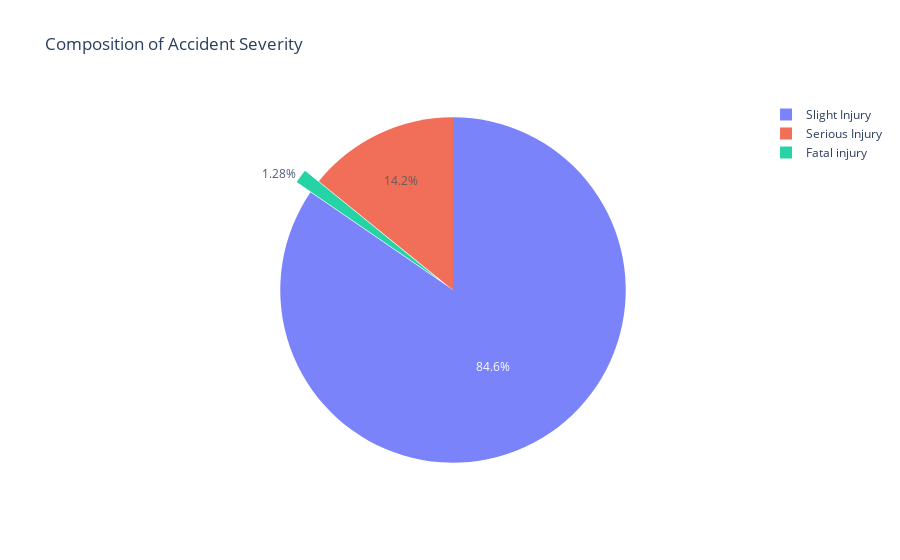

The notebook cell saved with this chart:
### Code cell
fig = go.Figure(data=[go.Pie(labels=['Fatal injury', 'Serious Injury', 'Slight Injury'], 
                                    values=class_count, 
                                    pull=[0.1, 0, 0], 
                                    opacity=0.85)])
fig.update_layout(
    title_text="Composition of Accident Severity")
fig.show()

### Figure 1 — Plotly figure (JSON) as saved in the notebook; plotly's stock layout.template omitted (floating-point values rounded to 4 significant figures)
{"data": [{"labels": ["Fatal injury", "Serious Injury", "Slight Injury"], "opacity": 0.85, "pull": [0.1, 0, 0], "type": "pie", "values": [158, 1743, 10415]}], "layout": {"title": {"text": "Composition of Accident Severity"}}}
